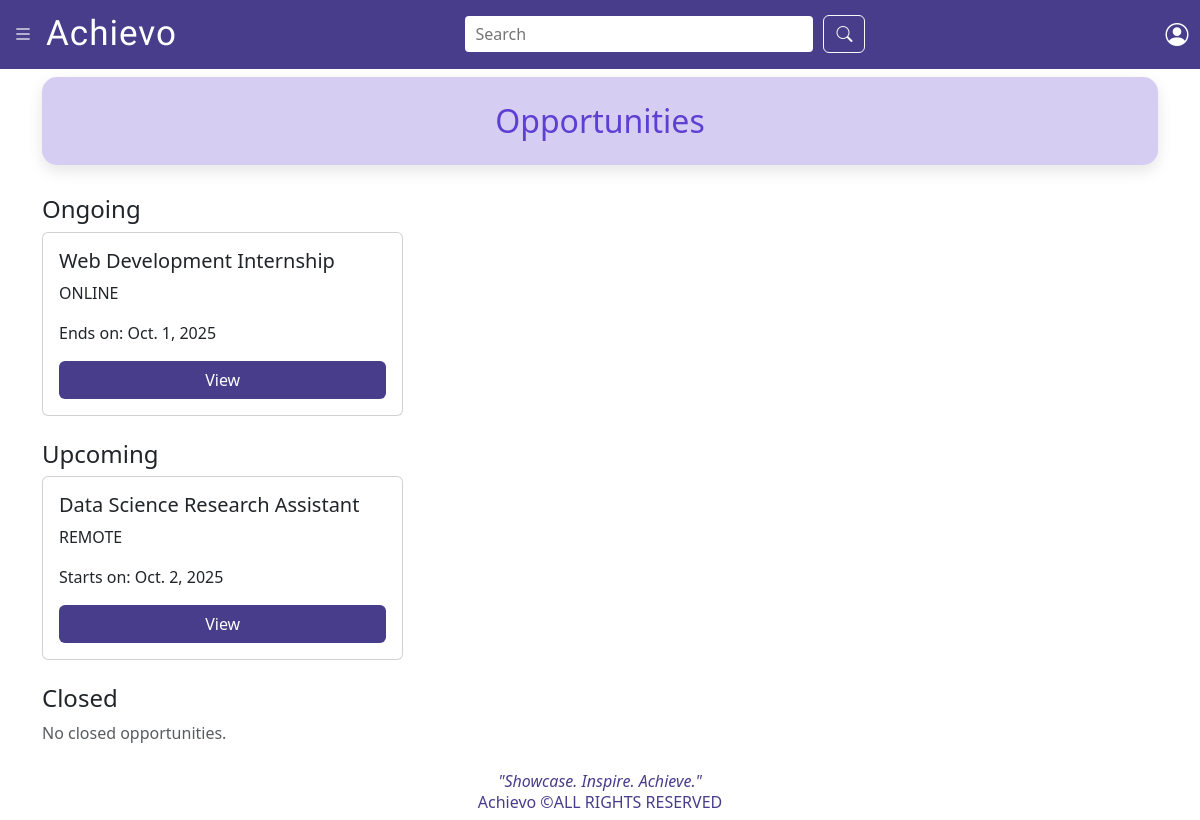
Screenshot of /opportunities/ (signed in) with the database file from the repository.
### student/models.py (models this page shows, shortened)
class Opportunity(models.Model):
    title = models.CharField(max_length=200)
    description = models.TextField()
    location = models.CharField(max_length=100, blank=True)
    start_date = models.DateField()
    end_date = models.DateField()
    created_at = models.DateTimeField(auto_now_add=True)
    posted_by = models.ForeignKey(User, on_delete=models.CASCADE, related_name='posted_opportunities',null=True, blank=True)
    skills_required = models.ManyToManyField(Skill, blank=True, related_name='opportunities')
    class Meta:
        ordering = ['-created_at']

### student/views.py (the view)
# urls.py: path("opportunities/", views.opportunity_list, name="opportunity_list"),
@login_required
def opportunity_list(request):
    today = timezone.now().date()
    opportunities = Opportunity.objects.all()
    ongoing = opportunities.filter(start_date__lte=today, end_date__gte=today)
    upcoming = opportunities.filter(start_date__gt=today)
    closed = opportunities.filter(end_date__lt=today)
    return render(request, 'student/opplist.html', {
        'ongoing': ongoing,
        'upcoming': upcoming,
        'closed': closed,
    })

### student/templates/student/opplist.html (shortened to what this page needs)
<!DOCTYPE html>
<html lang="en">
<head>
    <link href="https://cdn.jsdelivr.net/npm/bootstrap@5.3.7/dist/css/bootstrap.min.css" rel="stylesheet">
</head>
<body>
    {% include 'student/navbar.html' %}
    <div class="container py-2">
        <h2 class="Add-header">Opportunities</h2>
        <h4>Ongoing</h4>
        <div class="row g-3 mb-4">
            {% for opp in ongoing %}
            <div class="col-md-4">
                <div class="card p-3">
                    <h5>{{ opp.title }}</h5>
                    <p>{{ opp.location }}</p>
                    <p>Ends on: {{ opp.end_date }}</p>
                    <a href="{% url 'opportunity_detail' opp.id %}" class="btn text-white"
                        style="background-color: darkslateblue; transition: background-color 0.3s;"
                        onmouseover="this.style.backgroundColor='#5D3FD3'"
                        onmouseout="this.style.backgroundColor='darkslateblue'">
                        View
                    </a>
                </div>
            </div>
            {% empty %}
                <p class="text-muted">No ongoing opportunities.</p>
            {% endfor %}
        </div>
        <h4>Upcoming</h4>
        <div class="row g-3 mb-4">
            {% for opp in upcoming %}
            <div class="col-md-4">
                <div class="card p-3">
                    <h5>{{ opp.title }}</h5>
                    <p>{{ opp.location }}</p>
                    <p>Starts on: {{ opp.start_date }}</p>
                    <a href="{% url 'opportunity_detail' opp.id %}" class="btn text-white"
                        style="background-color: darkslateblue; transition: background-color 0.3s;"
                        onmouseover="this.style.backgroundColor='#5D3FD3'"
                        onmouseout="this.style.backgroundColor='darkslateblue'">
                        View
                    </a>
                </div>
            </div>
            {% empty %}
                <p class="text-muted">No upcoming opportunities.</p>
            {% endfor %}
        </div>
        <h4>Closed</h4>
        <div class="row g-3">
            {% for opp in closed %}
            <div class="col-md-4">
                <div class="card p-3">
                    <h5>{{ opp.title }}</h5>
                    <p>{{ opp.location }}</p>
                    <p>Ended on: {{ opp.end_date }}</p>
                    <a href="{% url 'opportunity_detail' opp.id %}" class="btn text-white"
                        style="background-color: darkslateblue; transition: background-color 0.3s;"
                        onmouseover="this.style.backgroundColor='#5D3FD3'"
                        onmouseout="this.style.backgroundColor='darkslateblue'">
                        Closed
                    </a>
                </div>
            </div>
            {% empty %}
                <p class="text-muted">No closed opportunities.</p>
            {% endfor %}
        </div>
    </div>
    {% include 'student/footer.html' %}
</body>
</html>

### student/templates/student/opplist.html (style rules this page uses)
.Add-header { background: #d6cdf3; color: #5D3FD3; border-radius: 15px; padding: 25px; text-align: center; box-shadow: 0 6px 15px rgba(0,0,0,0.1); margin-bottom: 30px; }

### student/templates/student/navbar.html (style rules this page uses)
body { margin: 0; font-family: Arial, sans-serif; }

### rows the page displays
Opportunity: title "Web Development Internship", location "ONLINE", end_date "Oct. 1, 2025"
Opportunity: title "Data Science Research Assistant", location "REMOTE", start_date "Oct. 2, 2025"
